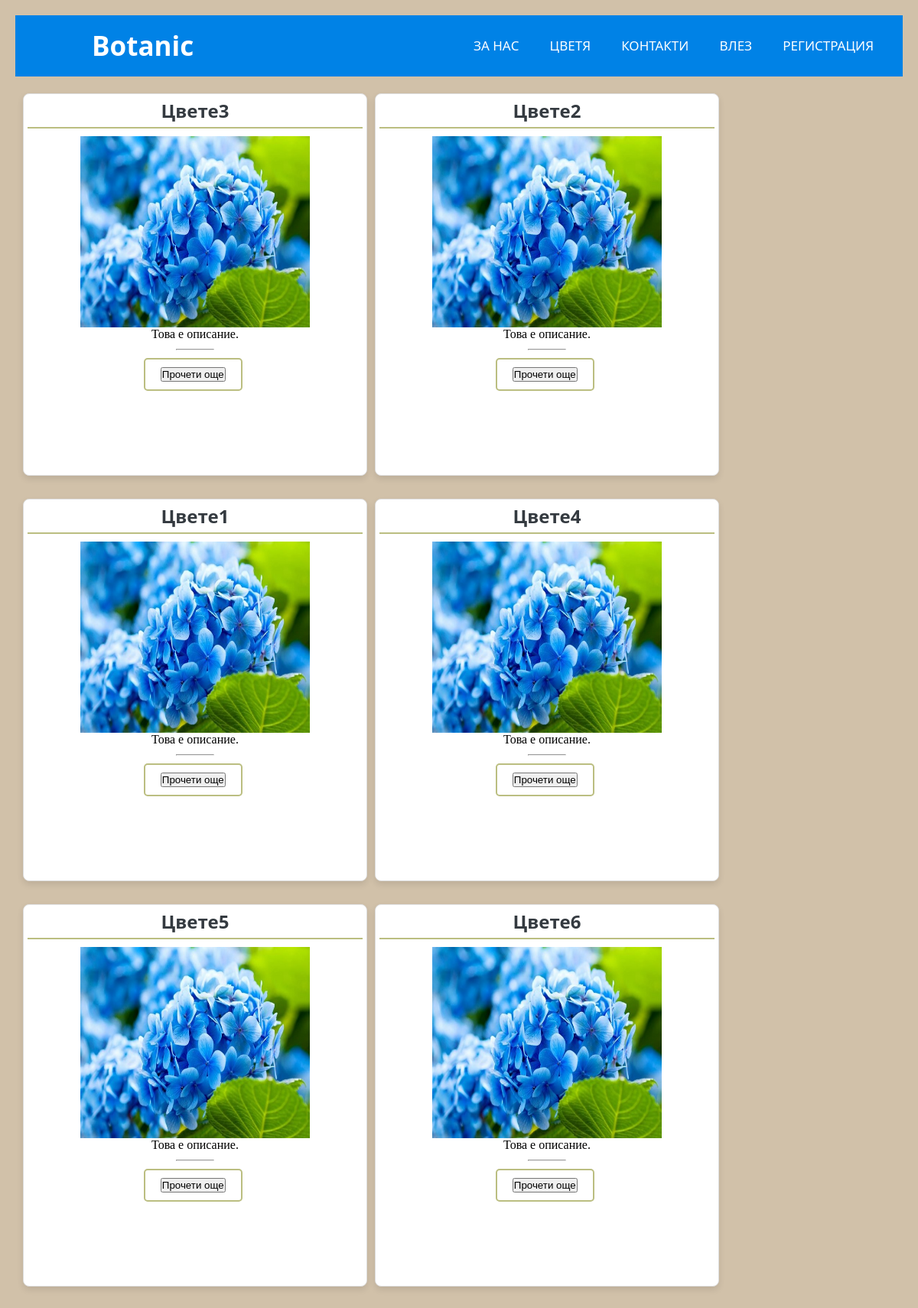
Screenshot of /botanic/ with the database file from the repository.
### botanic/models.py (models this page shows, shortened)
class Plant(models.Model):
  name = models.CharField(max_length=50)
  plant_type = models.CharField(max_length=50)
  img = models.ImageField(null=True, blank=True, upload_to='images/')
  description = models.CharField(max_length=150, null=True, blank=True)

### botanic/views.py (the view)
# urls.py: path("", views.index, name="index"),
def index(request):
  plant_list = Plant.objects.all()
  template = loader.get_template("index.html")
  context = {
    "plant_list": plant_list,
  }
  return HttpResponse(template.render(context, request))

### botanic/templates/index.html (shortened to what this page needs)
<html>
<head>
  {% load static %}
  <link rel="stylesheet" type="text/css" href="../static/botanic/style.css">
  <link rel="stylesheet" href="https://cdnjs.cloudflare.com/ajax/libs/font-awesome/5.15.3/css/all.min.css"/>
</head>
<body>
  <nav>
    <label class="logo">Botanic</label>
    <ul>
      <li><a href="#">За нас</a></li>
      <li><a href="#">Цветя</a></li>
      <li><a href="#">Контакти</a></li>
      {% if user.is_authenticated %}
        <li><a href="{% url 'logout_user' %}">Изход</a></li>
      {% else %}
        <li><a href="{% url 'login_user' %}">Влез</a></li>
        <li><a href="{% url 'register_user' %}">Регистрация</a></li>
      {% endif %}
    </ul>
  </nav>
  <br>
{% if plant_list %}
<div class="row">
  {% for plant in plant_list %}
  <div class="column">
    <h2>{{ plant.name }}</h2>
    <img src="{{ plant.img.url }}" width="200">
    <p>{{ plant.description }}</p>
    <hr>
    <div class="cave-button">
      <a href="{% url 'show_plant' plant.id %}">
        <button>Прочети още</button>
      </a>
    </div>
  </div>
{% endfor %}
</div>
{% else %}
    <p>No plants are available.</p>
{% endif %}
</body>
</html>

### botanic/static/botanic/style.css (style rules this page uses)
body { font-family: 'Segoe UI', Tahoma, Geneva, Verdana, sans-serif; margin: 20px; background-color: #d1c1a9; }
* { padding: 0; margin: 0; text-decoration: none; list-style: none; box-sizing: border-box; }
nav { background: #0082e6; height: 80px; width: 100%; }
label.logo { color: white; font-size: 35px; line-height: 80px; padding: 0 100px; font-weight: bold; }
nav ul { float: right; margin-right: 20px; }
nav ul li { display: inline-block; line-height: 80px; margin: 0 5px; }
nav ul li a { color: white; font-size: 17px; padding: 7px 13px; border-radius: 3px; text-transform: uppercase; }
.cave-button a { position: absolute; left: 35%; padding: 10px 20px; font-size: 16px; font-weight: bold; text-align: center; border: 2px solid #bbbe81; border-radius: 5px; cursor: pointer; color: #bbbe81; background-color: #fff; transform: scale(1.00); transition: transform 0.3s ease-in-out; }
.column { float: left; border: 1px solid #ddd; width: 450px; height: 500px; margin-bottom: 30px; background-color: white; box-shadow: 0 4px 8px rgba(0, 0, 0, 0.1); border-radius: 8px; padding: 5px; margin-left: 10px; margin-right: auto; transform: scale(1.00); transition: transform 0.3s ease-in-out; }
.row::after { content: ""; clear: both; display: table; }
.column img { width: 300px; height: 250px; display: block; margin-left: auto; margin-right: auto; }
.column h2 { color: #343a40; border-bottom: 2px solid #bbbe81; padding-bottom: 5px; margin-bottom: 10px; text-align: center; }
.column p { font-size: 12pt; text-align: center; font-family: "Times New Roman"; font-weight: 300; }
.column hr { width: 50px; margin-left: auto; margin-right: auto; margin-top: 10px; margin-bottom: 10px; }

### rows the page displays
Plant: name "Цвете3", img (picture), description "Това е описание."
Plant: name "Цвете2", img (picture), description "Това е описание."
Plant: name "Цвете1", img (picture), description "Това е описание."
Plant: name "Цвете4", img (picture), description "Това е описание."
Plant: name "Цвете5", img (picture), description "Това е описание."
Plant: name "Цвете6", img (picture), description "Това е описание."
